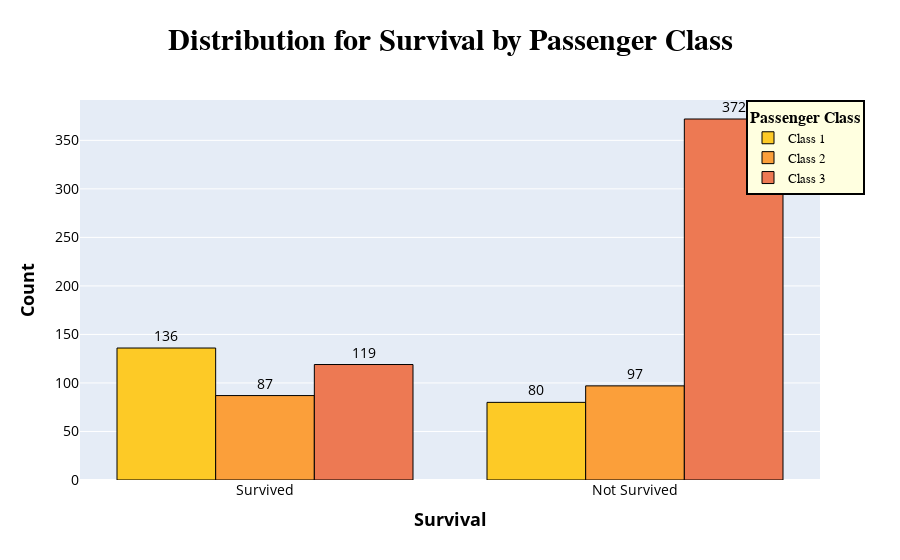

The notebook cell this image was saved under:
### Markdown cell above
**Note:** GitHub does not render interactive graphs. View the dynamic visualization by running the code locally for full interactivity or please try loading this page with nbviewer.org.

### Code cell
# Distribution for Survival by Passenger Class
fig = go.Figure()

class_colors = {1: '#fdca26', 2: '#fb9f3a', 3: '#ed7953'}

for pclass in [1, 2, 3]:
    filtered_df = df[df['Pclass'] == pclass]
    
    fig.add_trace(go.Bar(
        x=filtered_df['Survived'].value_counts().index.map({0: 'Not Survived', 1: 'Survived'}),
        y=filtered_df['Survived'].value_counts(),
        text=filtered_df['Survived'].value_counts(),
        textposition='outside',
        textfont=dict(size=14,color="black"),
        hovertemplate='<b>%{x}</b><br>Count: %{y}<br>',
        marker_color=class_colors[pclass], marker_line=dict(width=1, color='black'),
        name=f'Class {pclass}'
    ))

fig.update_xaxes(type='category', tickfont_size=14, color ='black')
fig.update_yaxes(tickfont_size=14)

fig.update_layout(
    title='<b>Distribution for Survival by Passenger Class</b>',title_font_family="Times New Roman",title_font=dict(size=30),title_font_color="black",
    xaxis=dict(title='<b>Survival</b>', title_font=dict(size=18)),
    yaxis=dict(title='<b>Count</b>', title_font=dict(size=18),color='black'),
    title_x=0.5,
    barmode='group',
    legend=dict(title='<b>Passenger Class</b>', x=0.9, y=1, title_font_family="Times New Roman", font=dict(family="Courier",
            size=13, color="black"), bgcolor="lightyellow", bordercolor="Black", borderwidth=2),
)

fig.show()

### Figure 1 — Plotly figure (JSON) as saved in the notebook; plotly's stock layout.template omitted (floating-point values rounded to 4 significant figures)
{"data": [{"hovertemplate": "<b>%{x}</b><br>Count: %{y}<br>", "marker": {"color": "#fdca26", "line": {"color": "black", "width": 1}}, "name": "Class 1", "text": [136, 80], "textfont": {"color": "black", "size": 14}, "textposition": "outside", "type": "bar", "x": ["Survived", "Not Survived"], "y": [136, 80]}, {"hovertemplate": "<b>%{x}</b><br>Count: %{y}<br>", "marker": {"color": "#fb9f3a", "line": {"color": "black", "width": 1}}, "name": "Class 2", "text": [97, 87], "textfont": {"color": "black", "size": 14}, "textposition": "outside", "type": "bar", "x": ["Not Survived", "Survived"], "y": [97, 87]}, {"hovertemplate": "<b>%{x}</b><br>Count: %{y}<br>", "marker": {"color": "#ed7953", "line": {"color": "black", "width": 1}}, "name": "Class 3", "text": [372, 119], "textfont": {"color": "black", "size": 14}, "textposition": "outside", "type": "bar", "x": ["Not Survived", "Survived"], "y": [372, 119]}], "layout": {"autosize": true, "barmode": "group", "legend": {"bgcolor": "lightyellow", "bordercolor": "Black", "borderwidth": 2, "font": {"color": "black", "family": "Courier", "size": 13}, "title": {"font": {"family": "Times New Roman"}, "text": "<b>Passenger Class</b>"}, "x": 0.9, "y": 1}, "title": {"font": {"color": "black", "family": "Times New Roman", "size": 30}, "text": "<b>Distribution for Survival by Passenger Class</b>", "x": 0.5}, "xaxis": {"autorange": true, "color": "black", "range": [-0.5, 1.5], "tickfont": {"size": 14}, "title": {"font": {"size": 18}, "text": "<b>Survival</b>"}, "type": "category"}, "yaxis": {"autorange": true, "color": "black", "range": [0, 391.6], "tickfont": {"size": 14}, "title": {"font": {"size": 18}, "text": "<b>Count</b>"}, "type": "linear"}}}
